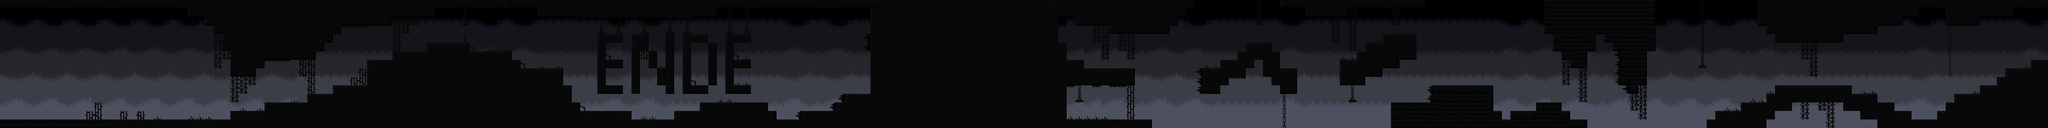

Tiled map render using the project's own tile images. Description and the map definition, with tile-layer contents summarised, below:
An orthogonal 240x15 tile map with 16x16 px tiles, 3 tile layers (Kachelebene 2, colliedes, deaths), 4 tilesets and 158 objects.

<map version="1.2" tiledversion="1.3.1" orientation="orthogonal" renderorder="right-down" compressionlevel="0" width="240" height="15" tilewidth="16" tileheight="16" infinite="0" nextlayerid="19" nextobjectid="274">
 <editorsettings>
  <export target="." format="tmx" />
 </editorsettings>
 <tileset firstgid="1" source="tileset_15.tsx" />
 <tileset firstgid="41" name="bg_void_02" tilewidth="64" tileheight="240" tilecount="1" columns="1">
  <image source="bg_void_02.png" width="64" height="240" />
 </tileset>
 <tileset firstgid="42" name="spikess" tilewidth="16" tileheight="16" tilecount="2" columns="1">
  <image source="spikes.png" width="16" height="32" />
 </tileset>
 <tileset firstgid="44" name="dekopack1" tilewidth="16" tileheight="16" tilecount="10" columns="5">
  <image source="dekopack1.png" width="80" height="32" />
 </tileset>
 <layer id="10" name="Kachelebene 2" width="240" height="15">
  <data>[3600 cells, 154 non-empty, 2 distinct tile ids]</data>
 </layer>
 <objectgroup id="3" name="hitboxes">
  <object id="45" x="2112" y="224" width="48" height="16" />
  <object id="46" x="1968" y="0" width="256" height="32" />
  <object id="47" x="2224" y="0" width="16" height="16" />
  <object id="48" x="2016" y="32" width="192" height="16" />
  <object id="49" x="2080" y="48" width="112" height="16" />
  <object id="50" x="2608" y="192" width="80" height="48" />
  <object id="51" x="2688" y="160" width="112" height="32" />
  <object id="52" x="2784" y="192" width="16" height="16" />
  <object id="53" x="2800" y="208" width="16" height="16" />
  <object id="54" x="2816" y="224" width="16" height="16" />
  <object id="56" x="2832" y="208" width="112" height="16" />
  <object id="57" x="2880" y="192" width="48" height="16" />
  <object id="58" x="2944" y="224" width="32" height="16" />
  <object id="59" x="2896" y="0" width="208" height="64" />
  <object id="60" x="2912" y="64" width="80" height="32" />
  <object id="61" x="2928" y="96" width="48" height="16" />
  <object id="62" x="2944" y="112" width="32" height="16" />
  <object id="63" x="3008" y="64" width="96" height="16" />
  <object id="64" x="3024" y="80" width="80" height="16" />
  <object id="65" x="3040" y="96" width="48" height="64" />
  <object id="66" x="3056" y="160" width="16" height="16" />
  <object id="67" x="3600" y="224" width="48" height="16" />
  <object id="68" x="3632" y="208" width="48" height="16" />
  <object id="69" x="3648" y="192" width="48" height="16" />
  <object id="70" x="3664" y="176" width="64" height="16" />
  <object id="71" x="3712" y="160" width="48" height="16" />
  <object id="72" x="3744" y="144" width="48" height="16" />
  <object id="73" x="3760" y="128" width="64" height="16" />
  <object id="74" x="3808" y="112" width="32" height="16" />
  <object id="75" x="2256" y="128" width="32" height="48" />
  <object id="76" x="2288" y="112" width="48" height="32" />
  <object id="77" x="2320" y="96" width="80" height="16" />
  <object id="78" x="2336" y="80" width="48" height="16" />
  <object id="79" x="2368" y="112" width="32" height="32" />
  <object id="80" x="2384" y="128" width="48" height="32" />
  <object id="81" x="2400" y="160" width="32" height="16" />
  <object id="85" x="3200" y="224" width="16" height="16" />
  <object id="86" x="3216" y="208" width="64" height="16" />
  <object id="87" x="3264" y="192" width="64" height="16" />
  <object id="88" x="3312" y="176" width="32" height="16" />
  <object id="89" x="3328" y="160" width="96" height="16" />
  <object id="142" x="3296" y="0" width="16" height="48" />
  <object id="143" x="3312" y="48" width="16" height="16" />
  <object id="144" x="3328" y="64" width="128" height="16" />
  <object id="145" x="3456" y="48" width="64" height="16" />
  <object id="146" x="3520" y="32" width="48" height="16" />
  <object id="147" x="3568" y="16" width="32" height="16" />
  <object id="148" x="3600" y="16" width="48" />
  <object id="149" x="3648" y="16" width="16" height="32" />
  <object id="150" x="3664" y="32" width="48" height="16" />
  <object id="151" x="3712" y="16" width="64" height="16" />
  <object id="152" x="3776" y="0" width="64" height="16" />
  <object id="161" x="0" y="224" width="176" height="16" />
  <object id="162" x="176" y="224" width="224" height="16" />
  <object id="163" x="400" y="224" width="32" height="16" />
  <object id="164" x="432" y="208" width="80" height="16" />
  <object id="165" x="496" y="192" width="96" height="16" />
  <object id="166" x="576" y="176" width="64" height="16" />
  <object id="167" x="624" y="160" width="80" height="16" />
  <object id="168" x="688" y="112" width="16" height="48" />
  <object id="169" x="704" y="112" width="48" height="16" />
  <object id="170" x="736" y="96" width="80" height="16" />
  <object id="171" x="800" y="80" width="80" height="16" />
  <object id="172" x="864" y="96" width="96" height="16" />
  <object id="173" x="960" y="112" width="16" height="16" />
  <object id="174" x="976" y="128" width="80" height="16" />
  <object id="175" x="1056" y="160" width="16" height="48" />
  <object id="176" x="1072" y="192" width="16" height="32" />
  <object id="177" x="1088" y="208" width="96" height="16" />
  <object id="178" x="1168" y="224" width="112" height="16" />
  <object id="179" x="1264" y="208" width="64" height="16" />
  <object id="180" x="1312" y="192" width="80" height="16" />
  <object id="182" x="1440" y="208" width="16" height="16" />
  <object id="183" x="1440" y="224" width="80" height="16" />
  <object id="184" x="1504" y="208" width="64" height="16" />
  <object id="185" x="1568" y="224" />
  <object id="186" x="1568" y="192" width="32" height="16" />
  <object id="187" x="1584" y="176" width="144" height="16" />
  <object id="188" x="1712" y="192" width="96" height="16" />
  <object id="189" x="1808" y="208" width="112" height="16" />
  <object id="190" x="1920" y="224" width="192" height="16" />
  <object id="191" x="432" y="96" width="16" height="48" />
  <object id="192" x="448" y="128" width="32" height="16" />
  <object id="193" x="480" y="112" width="16" height="16" />
  <object id="194" x="496" y="96" width="96" height="16" />
  <object id="195" x="592" y="80" width="16" height="16" />
  <object id="196" x="608" y="64" width="16" height="16" />
  <object id="197" x="624" y="48" width="16" height="16" />
  <object id="198" x="416" y="64" width="16" height="32" />
  <object id="199" x="352" y="16" width="32" height="16" />
  <object id="200" x="384" y="32" width="16" height="16" />
  <object id="201" x="400" y="48" width="16" height="16" />
  <object id="202" x="0" y="0" width="352" height="16" />
  <object id="203" x="640" y="32" width="96" height="16" />
  <object id="204" x="736" y="16" width="80" height="16" />
  <object id="205" x="816" y="0" width="192" height="16" />
  <object id="206" x="1008" y="16" width="80" height="16" />
  <object id="216" x="1296" y="16" width="48" height="16" />
  <object id="217" x="1344" y="0" width="400" height="16" />
  <object id="218" x="1632" y="64" width="80" height="16" />
  <object id="219" x="1632" y="80" width="16" height="16" />
  <object id="220" x="1648" y="96" width="16" height="48" />
  <object id="221" x="1664" y="144" width="16" height="16" />
  </objectgroup>
 <layer id="2" name="colliedes" width="240" height="15">
  <data>[3600 cells, 1761 non-empty, 21 distinct tile ids]</data>
 </layer>
 <objectgroup id="13" name="dynamics">
  <!-- 8 objects omitted --></objectgroup>
 <layer id="11" name="deaths" width="240" height="15">
  <data>[3600 cells, 9 non-empty, 1 distinct tile ids]</data>
 </layer>
 <objectgroup id="16" name="deathcollids">
  <!-- 8 objects omitted --></objectgroup>
 <objectgroup id="17" name="movibg">
  <!-- 1 objects omitted --></objectgroup>
 <objectgroup id="18" name="movingdeco">
  <!-- 1 objects omitted --></objectgroup>
</map>
<!-- 55 of 158 objects omitted -->
